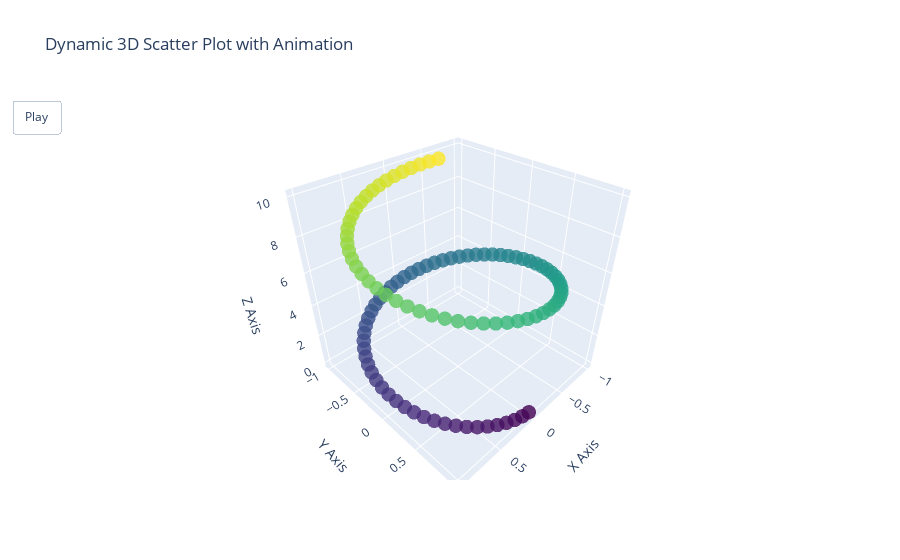

Here is the notebook cell this chart was saved with:
### Code cell
import plotly.graph_objects as go
import numpy as np

# Sample data
t = np.linspace(0, 10, 100)
x = np.sin(t)
y = np.cos(t)
z = t

# Create a 3D scatter plot with animation
fig = go.Figure()

fig.add_trace(go.Scatter3d(
    x=x,
    y=y,
    z=z,
    mode='markers',
    marker=dict(size=5, color=z, colorscale='Viridis', opacity=0.8)
))

# Adding animation frames
frames = [go.Frame(data=[go.Scatter3d(
    x=x[:k],
    y=y[:k],
    z=z[:k],
    mode='markers',
    marker=dict(size=5, color=z[:k], colorscale='Viridis', opacity=0.8)
)]) for k in range(1, len(t))]

fig.frames = frames

# Add animation settings
fig.update_layout(
    updatemenus=[dict(type="buttons", showactive=False,
                      buttons=[dict(label="Play",
                                    method="animate",
                                    args=[None, {"frame": {"duration": 50, "redraw": True},
                                                 "fromcurrent": True, "mode": "immediate"}])])])

fig.update_layout(scene=dict(
                    xaxis_title='X Axis',
                    yaxis_title='Y Axis',
                    zaxis_title='Z Axis'),
                  title="Dynamic 3D Scatter Plot with Animation")

fig.show()
